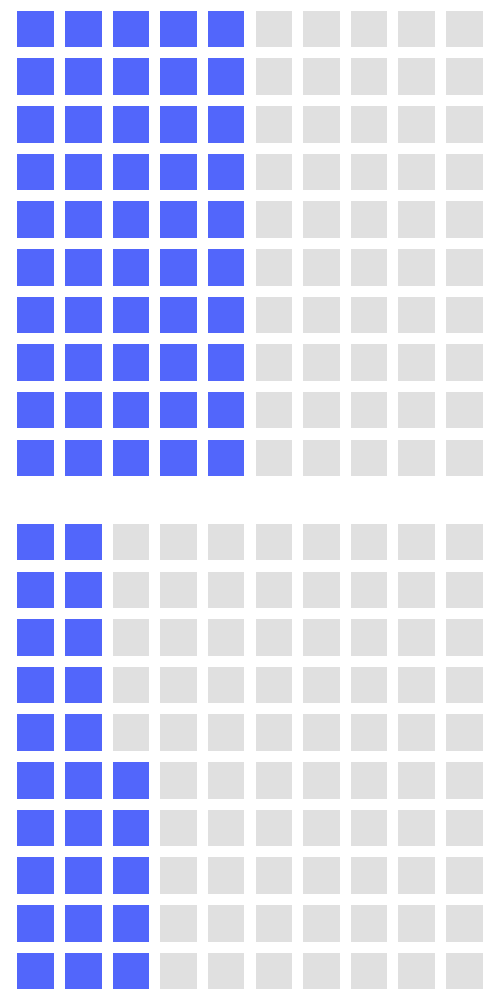

The R source for this figure:
library(emojifont)  
library(dplyr)
library(patchwork)
library(ggplot2)

## Some datasets
rows <- 1:10
cols <- 1:10

dat <- tidyr::complete(data.frame(rows, cols), rows, cols)
dat$on <- c(rep('on', 50), rep('off', 50))

top <- ggplot(dat, aes(rows, cols, colour = on)) + 
  geom_point(shape = 15, size = 12, alpha = .8) +
  coord_equal() +
  #coord_flip() +
  theme_void() +
  scale_colour_manual(values = c('grey85', '#2740fa')) +
  theme(legend.position = 'none',
        plot.margin = margin(0, 0, 15, 0))

dat <- tidyr::complete(data.frame(rows, cols), rows, cols)
dat$on <- c(rep('on', 25), rep('off', 75))

bottom <- ggplot(dat, aes(rows, cols, colour = on)) + 
  geom_point(shape = 15, size = 12, alpha = .8) +
  coord_equal() +
  #coord_flip() +
  theme_void() +
  scale_colour_manual(values = c('grey85', '#2740fa')) +
  theme(legend.position = 'none',
        plot.margin = margin(15, 0, 0, 0))

plt <- top / bottom
plt
ggsave(plt, filename = here::here('figs/conceptual figure/waffle.pdf'), height = 10, width = 5)

